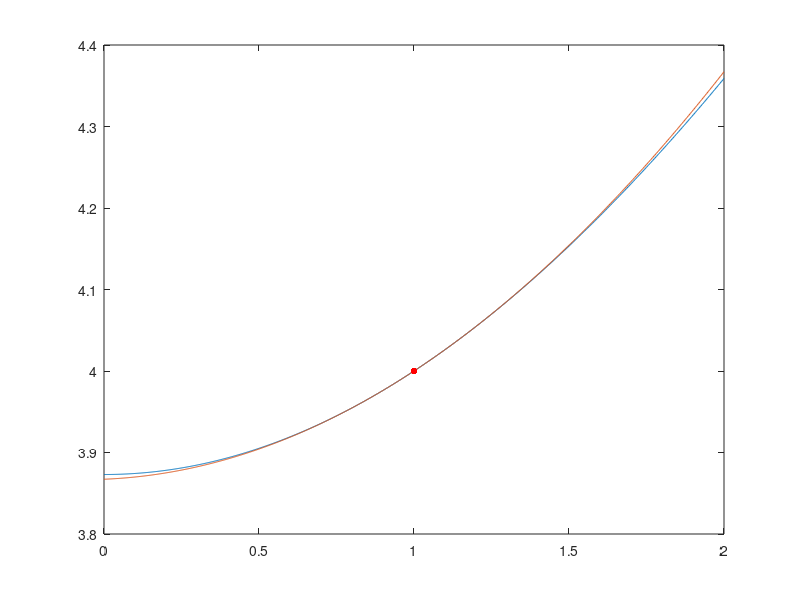

This figure's MATLAB source:
% Taylor polynomial for sqrt(15+x^2) around x=1
close all;
x = linspace(0, 2, 1000);
y = sqrt(15 + x.^2);
plot(x, y);
hold on;

P2 = 4 + (1/4)*(x-1) + (15/128)*(x-1).^2;
plot(x, P2);

plot(1, sqrt(15 + 1), '.r', 'markersize', 15);
% ylim([0, 2]);
